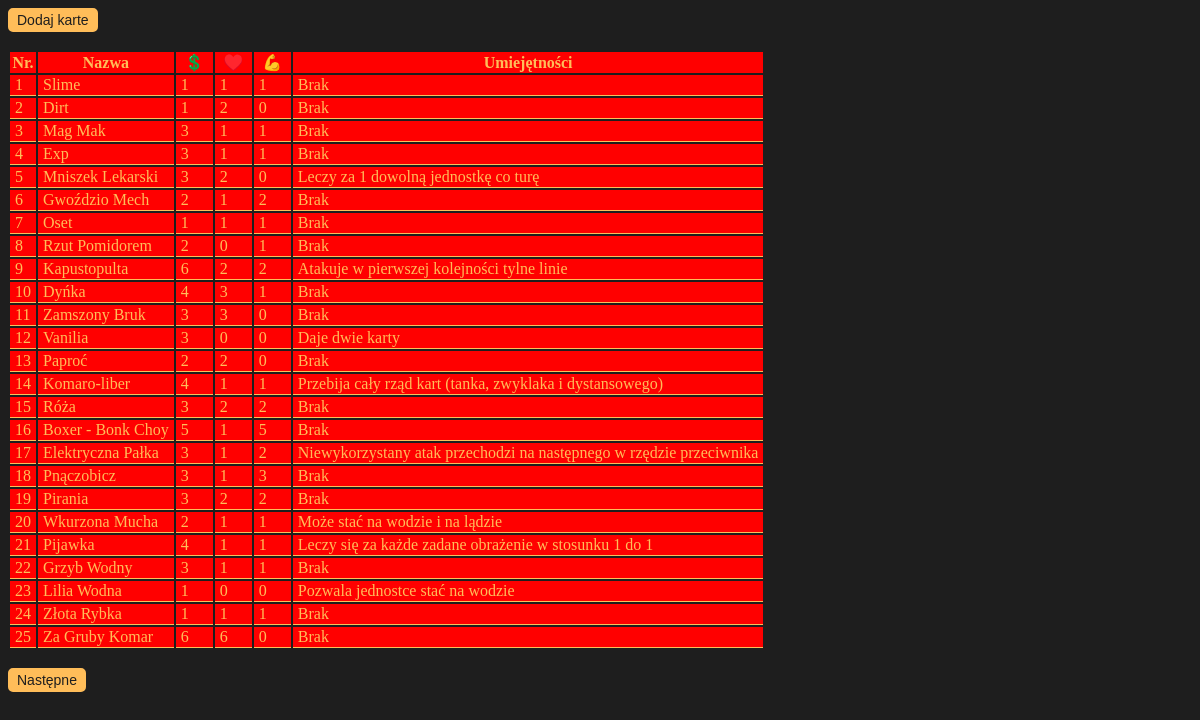
The page /show.php on the database its author committed.
### tables this page shows
CREATE TABLE `karty` (
  `id` int(11) NOT NULL,
  `Nazwa` varchar(50) NOT NULL,
  `Cena` int(11) NOT NULL,
  `HP` int(11) NOT NULL,
  `Atak` int(11) NOT NULL,
  `Temperatura` int(11) NOT NULL,
  `Typ` int(11) NOT NULL,
  `Skill_Spec` text NOT NULL,
  `Opis` text NOT NULL,
  `Wystepowanie` int(11) NOT NULL
);

### show.php (the view, shortened to what this page needs)
<!doctype html>
<html lang="pl">
<head>
    <link rel="stylesheet" href="main.css">
</head>
<body>
    <form action="index.php">
        <button>Dodaj karte</button><br><br>
    </form>
    <table>
        <tr>
            <th>Nr.</th>
            <th>Nazwa</th>
            <th id="small_one">💲</th>
            <th id="small_one">♥️</th>
            <th id="small_one">💪</th>
            <th>Umiejętności</th>
        </tr>
        <?php
            $id_start = $_SESSION["id_start"];
            $id_end = $id_start + 25;
            $baza = new mysqli("localhost", "root", "", "karty_ike");
            $sql = "SELECT id, Nazwa, Cena, HP, Atak, Skill_Spec FROM karty WHERE id > " . $id_start . " AND id <= " . $id_end;
            $result = $baza->query($sql);
            if ($result->num_rows > 0) {
                while($row = $result->fetch_assoc()) {
                    echo "<tr>";
                    echo "<td>" . $row["id"] . "</td>";
                    echo "<td>" . $row["Nazwa"] . "</td>";
                    if ($row["Cena"] == -1){
                        echo "<td>?</td>";
                    } else {
                        echo "<td>" . $row["Cena"] . "</td>";
                    }
                    echo "<td>" . $row["HP"] . "</td>";
                    echo "<td>" . $row["Atak"] . "</td>";
                    echo "<td>" . $row["Skill_Spec"] . "</td>";
                    echo "</tr>";
                }
            }
        ?>
    </table><br>
    <?php
    $amount = "SELECT COUNT(id) as total FROM karty";
    $result = $baza->query($amount);
    if ($result->num_rows > 0) {
        while ($row = $result->fetch_assoc()) {
            if ($id_end < $row["total"]){
                echo '<div style="float: left">';
                    echo '<form method="post" action="next_one.php">';
                        echo '<button>Następne</button>';
                    echo '</form>';
                echo '</div>';
            }
        }
    }
    ?>
</body>
</html>

### main.css (style rules this page uses)
body { background-color: #1e1e1e; color: #ffbd59; }
button { background-color: #ffbd59; font-size: 14px; color: #1e1e1e; border: 3px solid #ffbd59; border-radius: 5px; }
tr, td { border-bottom: 1px solid #ffbd59; background-color: red; }

### show.php (style rules this page uses)
tr, td { border-bottom: 1px solid #ffbd59; border-collapse: collapse; padding-left: 5px; padding-right: 5px; }
#small_one { width: 35px; }

### rows shown on the page
karty: id "1", Nazwa "Slime", Cena "1", HP "1", Atak "1", Skill_Spec "Brak"
karty: id "2", Nazwa "Dirt", Cena "1", HP "2", Atak "0", Skill_Spec "Brak"
karty: id "3", Nazwa "Mag Mak", Cena "3", HP "1", Atak "1", Skill_Spec "Brak"
karty: id "4", Nazwa "Exp", Cena "3", HP "1", Atak "1", Skill_Spec "Brak"
karty: id "5", Nazwa "Mniszek Lekarski", Cena "3", HP "2", Atak "0", Skill_Spec "Leczy za 1 dowolną jednostkę co turę"
karty: id "6", Nazwa "Gwoździo Mech", Cena "2", HP "1", Atak "2", Skill_Spec "Brak"
karty: id "7", Nazwa "Oset", Cena "1", HP "1", Atak "1", Skill_Spec "Brak"
karty: id "8", Nazwa "Rzut Pomidorem", Cena "2", HP "0", Atak "1", Skill_Spec "Brak"
karty: id "9", Nazwa "Kapustopulta", Cena "6", HP "2", Atak "2", Skill_Spec "Atakuje w pierwszej kolejności tylne linie"
karty: id "10", Nazwa "Dyńka", Cena "4", HP "3", Atak "1", Skill_Spec "Brak"
karty: id "11", Nazwa "Zamszony Bruk", Cena "3", HP "3", Atak "0", Skill_Spec "Brak"
karty: id "12", Nazwa "Vanilia", Cena "3", HP "0", Atak "0", Skill_Spec "Daje dwie karty"
karty: id "13", Nazwa "Paproć", Cena "2", HP "2", Atak "0", Skill_Spec "Brak"
karty: id "14", Nazwa "Komaro-liber", Cena "4", HP "1", Atak "1", Skill_Spec "Przebija cały rząd kart (tanka, zwyklaka i dystansowego)"
karty: id "15", Nazwa "Róża", Cena "3", HP "2", Atak "2", Skill_Spec "Brak"
karty: id "16", Nazwa "Boxer - Bonk Choy", Cena "5", HP "1", Atak "5", Skill_Spec "Brak"
karty: id "17", Nazwa "Elektryczna Pałka", Cena "3", HP "1", Atak "2", Skill_Spec "Niewykorzystany atak przechodzi na następnego w rzędzie przeciwnika"
karty: id "18", Nazwa "Pnączobicz", Cena "3", HP "1", Atak "3", Skill_Spec "Brak"
karty: id "19", Nazwa "Pirania", Cena "3", HP "2", Atak "2", Skill_Spec "Brak"
karty: id "20", Nazwa "Wkurzona Mucha", Cena "2", HP "1", Atak "1", Skill_Spec "Może stać na wodzie i na lądzie"
karty: id "21", Nazwa "Pijawka", Cena "4", HP "1", Atak "1", Skill_Spec "Leczy się za każde zadane obrażenie w stosunku 1 do 1"
karty: id "22", Nazwa "Grzyb Wodny", Cena "3", HP "1", Atak "1", Skill_Spec "Brak"
karty: id "23", Nazwa "Lilia Wodna", Cena "1", HP "0", Atak "0", Skill_Spec "Pozwala jednostce stać na wodzie"
karty: id "24", Nazwa "Złota Rybka", Cena "1", HP "1", Atak "1", Skill_Spec "Brak"
karty: id "25", Nazwa "Za Gruby Komar", Cena "6", HP "6", Atak "0", Skill_Spec "Brak"
